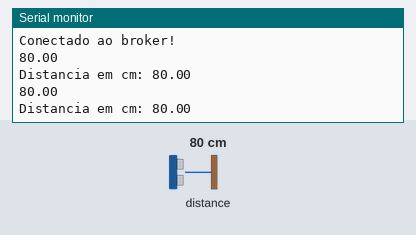
Bench run of a sketch on a simulated ESP8266 (NodeMCU). Shown: the last lines printed to the serial monitor. The test bench sets the inputs (shaded band); at power-on: distance to the obstacle 80 cm. The echo pulse lasts 58.3 µs per cm; WiFi joins after 1.5 s; servers stay silent unless stated; no MQTT or app messages arrive unless stated.

Above: at 2.7 s.
2.8 s: distance to the obstacle set to 2 cm
At 4.1 s:
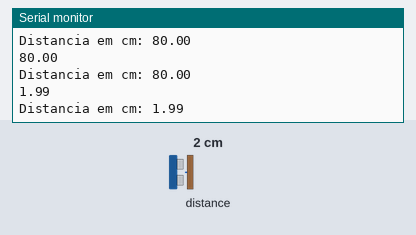
4.3 s: distance to the obstacle set to 4 cm
At 5.0 s:
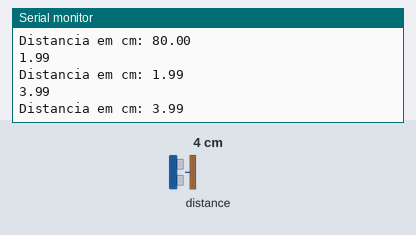
Timing chart, 0 to 7.3 s (numbered marks = the images above; inputs shaded):
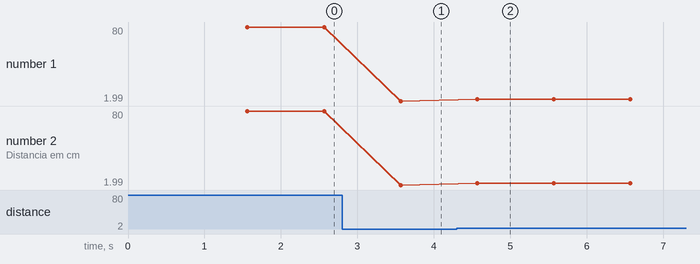

The sketch:

ultrassonic-8266mqtt.ino
```cpp
//Ultrassonico comunicando com mqtt para mosquitto

#include <ESP8266WiFi.h>
#include <PubSubClient.h>
//Lib usada para o ultrassoico
#include <Ultrasonic.h> /*https://github.com/filipeflop/Ultrasonic */

//Define os pinos do ultrassonico para o trigger e echo
#define pino_trigger 2
#define pino_echo 0
//inicializa o sensor nos pinos definidos anteriormente
Ultrasonic ultrasonic(pino_trigger, pino_echo);

const char* ssid = "Hackathon";
const char* password =  "hackathon";
const char* mqttServer = "192.168.0.13";
const int mqttPort = 1883;
const char* mqttUser = " ";
const char* mqttPassword = " ";

WiFiClient espClient;
PubSubClient client(espClient);

char mensagem[30];
//identificador do topico
#define dev_id 30

//prototipos
void UltrassonicSetup();
void UltrassonicLoop();

void setup(){
  Serial.begin(115200);
  WiFi.begin(ssid, password);

  while (WiFi.status() != WL_CONNECTED){
    delay(500);
    Serial.println("Iniciando conexao com a rede WiFi..");
  }

  Serial.println("Conectado na rede WiFi!");
}

void loop(){
  //Faz a conexao com o broker MQTT
  reconectabroker();
  UltrassonicLoop();
}

void reconectabroker() {
  //Conexao ao broker MQTT
  client.setServer(mqttServer, mqttPort);
  while (!client.connected())
  {
    Serial.println("Conectando ao broker MQTT...");
    if (client.connect("ESP32Client", mqttUser, mqttPassword ))
    {
      Serial.println("Conectado ao broker!");
    }
    else
    {
      Serial.print("Falha na conexao ao broker - Estado: ");
      Serial.print(client.state());
      delay(1000);
    }
  }
}

void ULtrassonicSetup() {
  Ultrasonic ultrasonic(pino_trigger, pino_echo);
}
void UltrassonicLoop() {
  char topic[20], msg[100];

  //Le as informacoes do sensor em cm
  float cmMsec;
  //converte o tempo de resposta em cm
  long microsec = ultrasonic.timing();
  cmMsec = ultrasonic.convert(microsec, Ultrasonic::CM);

  sprintf (topic, "/r/h/e/%d", dev_id); //id referente ao id do canal
  ///coloca a string topic + conteudo da mensagem na string msg
  sprintf(msg,"%.2f",cmMsec);
  //sprintf(msg, "%.2f cm",cmMsec);
  Serial.print(msg);
  Serial.print("\n");
  client.publish(topic, msg); //mensagem que vai pro servidor
  //Exibe informacoes no serial monitor
  Serial.print("Distancia em cm: ");
  Serial.print(cmMsec);
  Serial.print("\n");
  delay(1000);
}

////defines - mapeamento de pinos do NodeMCU
////#define D0    16
////#define D1    5
////#define D2    4
////#define D3    0
////#define D4    2
////#define D5    14
////#define D6    12
////#define D7    13
////#define D8    15
////#define D9    3
////#define D10   1
```

Measured:
- after the input at 2.8 s, the serial monitor: prints a new line after 0.77 s (image 1)
- after the input at 4.3 s, the serial monitor: prints a new line after 0.27 s (image 2)
- plotted number 1: 80 → 1.99 after the input at 2.8 s, 1.99 → 3.99 after the input at 4.3 s
- plotted number 2: 80 → 1.99 after the input at 2.8 s, 1.99 → 3.99 after the input at 4.3 s
